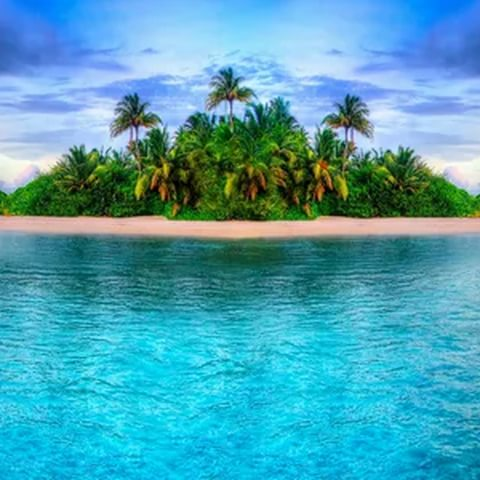
#> input picture Image Processing/Input/Sample.jpg, 480 x 480 px, found by its file name
$ python 'Brightness Enhancing.py'
#> lines starting #> are read from the running program, lines starting #| are printed output that depends on the picture
from PIL import Image, ImageFilter, ImageEnhance

# For Brightness Conda
im = Image.open("C:/Users/Haseeb/Desktop/Image Processing/Input/Sample.jpg")
#> im is the input picture: PIL image 480x480 RGB; mean R, G, B 75, 161.5, 180.7
#image brightness enhancer
enhancer = ImageEnhance.Brightness(im)
factor = 1 #gives original image
im_output = enhancer.enhance(factor)
im_output.save('C:/Users/Haseeb/Desktop/Image Processing/Output/Original.png')
factor = 0.5 #darkens the image
im_output = enhancer.enhance(factor)
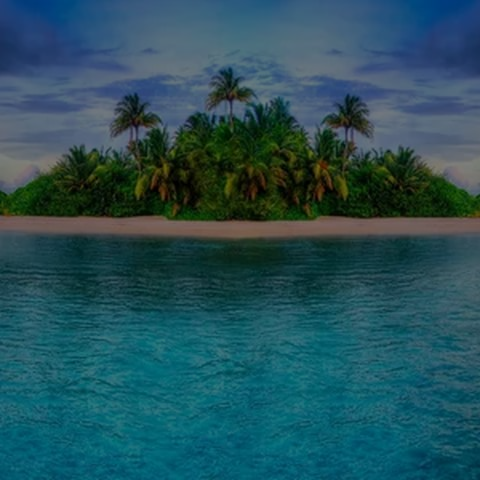
#> im_output: PIL image 480x480 RGB; mean R, G, B 37.2, 80.5, 90.1
im_output.save('C:/Users/Haseeb/Desktop/Image Processing/Output/Dark Image.png')
factor = 1.5 #brightens the image
im_output = enhancer.enhance(factor)
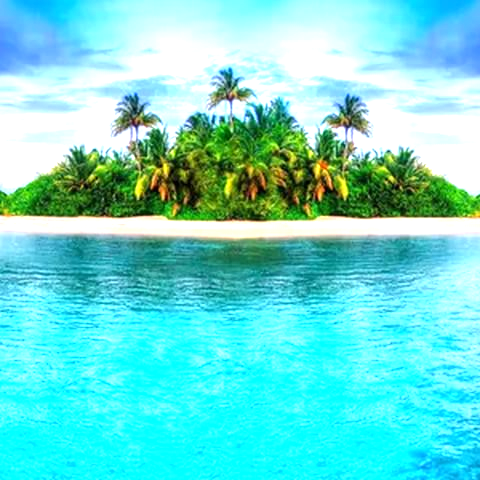
#> im_output: PIL image 480x480 RGB; mean R, G, B 107.3, 219.1, 212.2
im_output.save('C:/Users/Haseeb/Desktop/Image Processing/Output/Bright Image.png')

$ run again, with Image Processing/Input/BG.jpg copied over Image Processing/Input/Sample.jpg
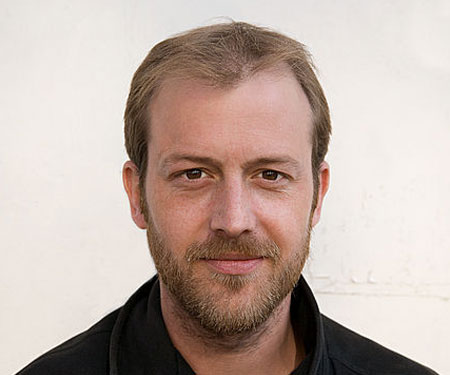
#> input picture Image Processing/Input/BG.jpg, 450 x 375 px, found by its file name
#> im is the input picture: PIL image 450x375 RGB; mean R, G, B 191, 173.8, 165.6
#> `im_output = enhancer.enhance(factor)`:
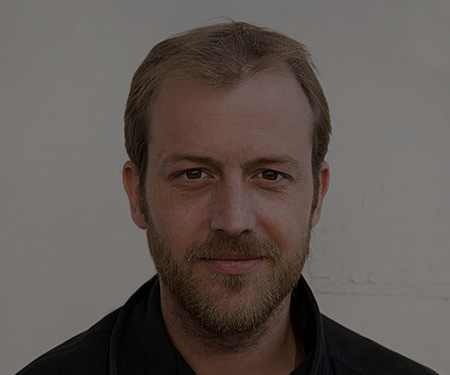
#> im_output: PIL image 450x375 RGB; mean R, G, B 95.2, 86.6, 82.5
#> `im_output = enhancer.enhance(factor)`:
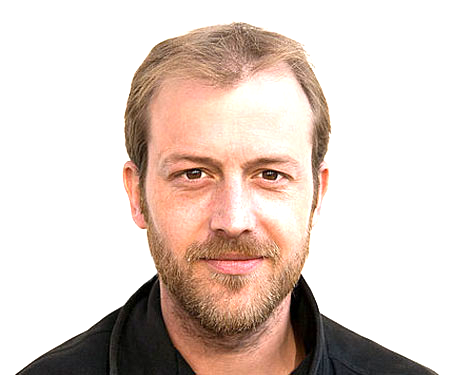
#> im_output: PIL image 450x375 RGB; mean R, G, B 221.6, 205.7, 197.5
